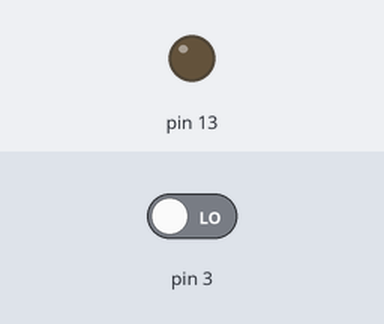
The sketch below on a simulated Arduino Uno, built with avr-gcc and run on an emulated ATmega328P. On the bench: output pins drawn as LEDs (lit = HIGH). The inputs (shaded band) are chosen by the test bench; at power-on: pin 3 LOW.

Above: at 1.2 s.
1.3 s: pin 3 driven HIGH
At 2.5 s:
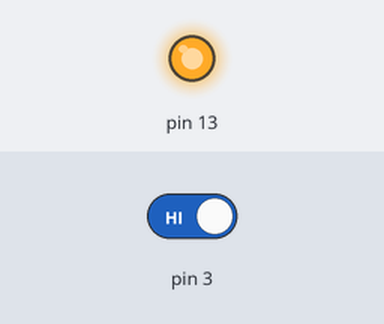
2.8 s: pin 3 driven LOW
At 3.9 s:
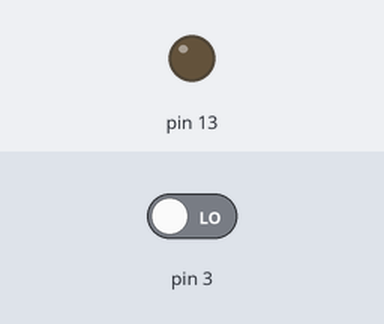
Timing chart, 0 to 5.8 s (numbered marks = the images above; inputs shaded):
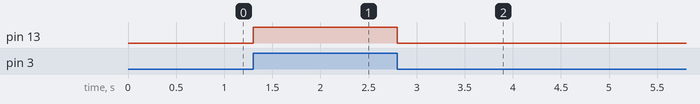

The sketch:

IR_SENSOR.ino
```cpp
void setup()
{
  pinMode(13,OUTPUT);
  pinMode(3,INPUT);
  Serial.begin(9600);
}
void loop()
{
  if (digitalRead(3)==HIGH)
  {
    digitalWrite(13,HIGH);
    delay(1);
  }
  else
  {
    digitalWrite(13,LOW);
    delay(1);
  }

}
```

Measured:
- after the input at 1.3 s, pin 13: LOW → HIGH at once
- after the input at 2.8 s, pin 13: HIGH → LOW at once
